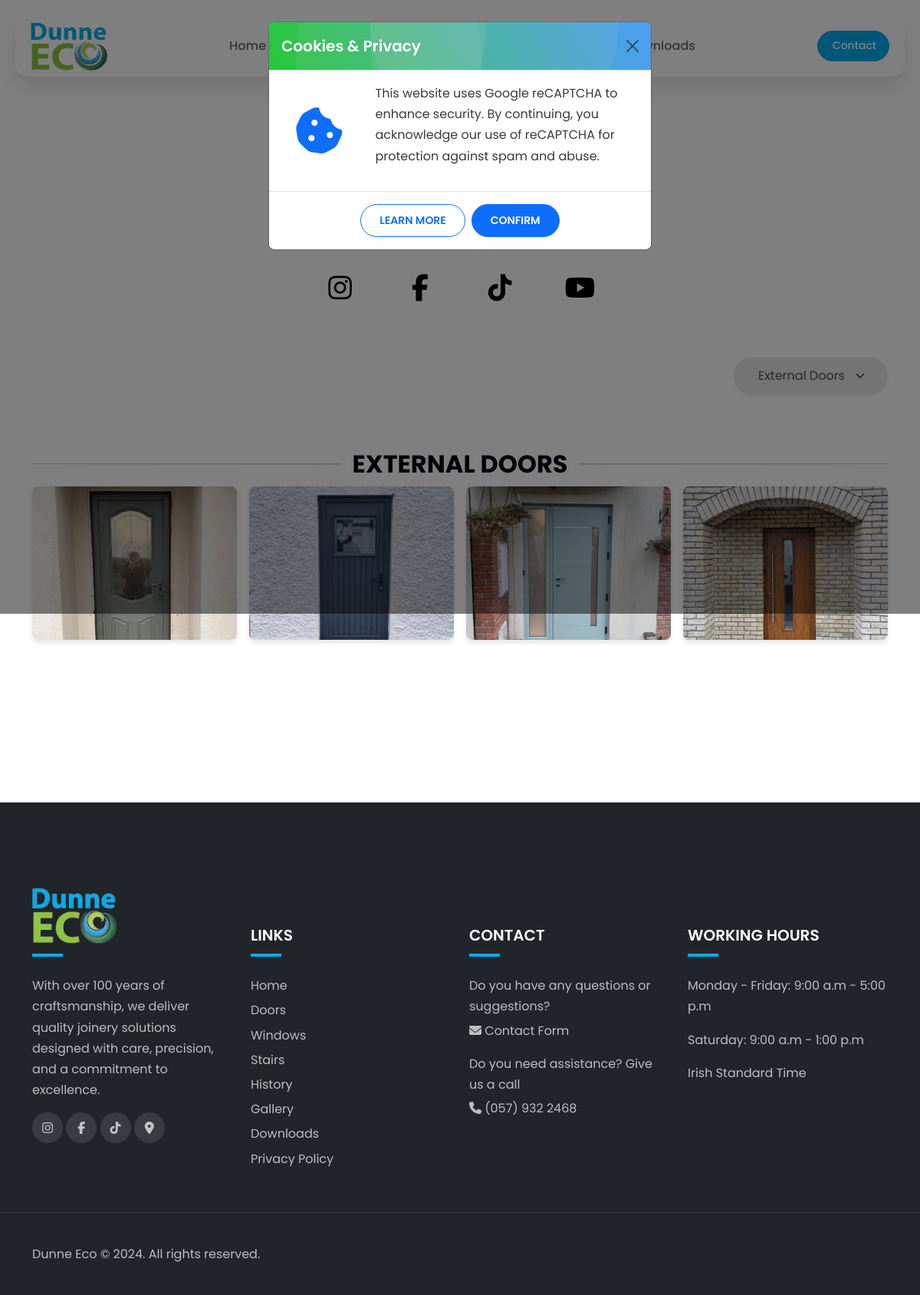
The page /gallery?category=external-doors on the database its author committed.
### gallery/models.py (models this page shows, shortened)
class Category(models.Model):
    name = models.CharField(max_length=254, unique=True)
    slug = models.SlugField(max_length=254, unique=True, editable=False)
    class Meta:
        verbose_name_plural = 'Categories'

class Image(models.Model):
    category = models.ForeignKey(
        Category,
        on_delete=models.CASCADE, null=False,
        blank=False, related_name="images"
    )
    image = models.ImageField(upload_to="gallery/", null=False, blank=False)
    title = models.CharField(max_length=254, blank=True)
    uploaded_at = models.DateTimeField(auto_now_add=True)
    class Meta:
        ordering = ['-uploaded_at']

### gallery/views.py (the view)
# urls.py: path('gallery', include('gallery.urls')),
def gallery(request):
    categories = Category.objects.all()
    selected_category = request.GET.get('category')
    images = Image.objects.all()
    if selected_category:
        images = images.filter(category__slug=selected_category)
    context = {
        'categories': categories,
        'selected_category': selected_category,
        'images': images,
    }
    return render(request, 'gallery/gallery.html', context)

### gallery/templates/gallery/gallery.html (shortened to what this page needs)
{% extends "base.html" %}
{% block gallery_active %}active{% endblock %}
{% load static %}
{% block extra_css %}
<link rel="stylesheet" href="{% static 'gallery/css/gallery.css' %}">
{% endblock %}
{% block content %}
<section class="section-padding my-4 mx-auto px-3">
    <div class="container">
        <div class="row">
            <div class="col-12 text-center" data-aos="fade-down" data-aos-delay="50">
                <div class="section-title">
                    <h1 class="display-4 fw-semibold">Our Work</h1>
                    <p>Head over to our socials to get a more in depth view of our most recent projects!</p>
                    <div class="gallery-social-icons">
                        <a href="https://www.instagram.com/dunneeco/" target="_blank"><i class="fa-brands fa-instagram"></i></a>
                        <a href="https://www.facebook.com/dunneeco/" target="_blank"><i class="fa-brands fa-facebook-f"></i></a>
                        <a href="https://www.tiktok.com/@dunneeco" target="_blank"><i class="fa-brands fa-tiktok"></i></a>
                        <a href="https://www.youtube.com/@dunneeco" target="_blank"><i class="fa-brands fa-youtube"></i></a>
                    </div>
                </div>
            </div>
            <div class="sort-selector mb-4">
                <form method="get">
                    <div class="px-3 py-1 rounded-pill flex-grow-0 flex-md-grow-0 d-flex align-items-center shadow-sm"
                         style="min-height: 46px; min-width: 200px; background-color: #E8E8E8;">
                        <select
                            name="category"
                            class="form-select border-0 bg-transparent shadow-none"
                            onchange="this.form.submit()"
                            style="padding-right: 2.5rem;"
                        >
                            {% for category in categories %}
                                <option value="{{ category.slug }}" {% if category.slug == selected_category %}selected{% endif %}>
                                    {{ category.name }}
                                </option>
                            {% endfor %}
                        </select>
                    </div>
                </form>
            </div>
        </div>
        {% for category in categories %}
        {% if not selected_category or category.slug == selected_category %}
        <div class="row" data-aos="fade-down" data-aos-delay="150">
            <div class="category-section my-5">
                <div class="gallery-category-heading-wrapper">
                    <hr class="category-hr-left">
                    <h2 class="gallery-category-heading" id="{{ category.slug }}">{{ category.name }}</h2>
                    <hr class="category-hr-right">
                </div>
                <div class="gallery-grid">
                    {% for image in category.images.all %}
                    <div class="gallery-image-wrapper">
                        <a href="{{ image.image.url }}" data-fancybox="gallery" data-caption="{{ image.title }}">
                            <div class="gallery-image-container">
                                <img src="{{ image.image.url }}" alt="{{ image.title|default:'Gallery Image' }}" class="gallery-image">
                            </div>
                        </a>
                    </div>
                    {% empty %}
                    <p class="no-images">No images available for this category.</p>
                    {% endfor %}
                </div>
            </div>
        </div>
        {% endif %}
        {% empty %}
        <p>No categories available yet.</p>
        {% endfor %}
    </div>
</section>
{% endblock %}

### static/css/base.css (style rules this page uses)
:root { --text: #3A3A3A; --background: #FFF; --primary: #00adef; --primary-rgb: 0, 173, 239; --secondary: #3A87C7; --accent: #04E824; --font-base: 'Poppins', sans-serif; --box-shadow: 0px 15px 25px rgba(0,0,0,0.1); --transition: all 0.5s ease; }
* { margin: 0; padding: 0; }
body { font-family: var(--font-base); line-height: 1.7; background-color: var(--background); color: var(--text); }
h1, h2, h3, h4, h5, h6, .h1, .h2, .h3, .h4, .h5, .h6 { font-weight: 600; color: #050315; }
a { text-decoration: none; }
img { max-width: 100%; height: auto; }
.section-padding { padding-top: 140px; padding-bottom: 140px; }
.section-title { margin-bottom: 60px; }
.section-title p { max-width: 500px; margin-left: auto; margin-right: auto; }

### gallery/static/gallery/css/gallery.css (style rules this page uses)
.gallery-grid { display: grid; grid-template-columns: repeat(auto-fit, minmax(250px, 1fr)); gap: 16px; }
.gallery-category-heading-wrapper { display: flex; align-items: center; justify-content: center; gap: 15px; margin-bottom: 10px; }
.gallery-category-heading { margin-bottom: 0; font-weight: bold; text-transform: uppercase; }
.category-hr-left, .category-hr-right { flex-grow: 1; height: 2px; }
.category-hr-right { background: linear-gradient(to left, rgba(0, 0, 0, 0), rgba(0, 0, 0, 0.5)); }
.category-hr-left { background: linear-gradient(to right, rgba(0, 0, 0, 0), rgba(0, 0, 0, 0.5)); }
.gallery-image-wrapper { text-align: center; }
.gallery-image-container { position: relative; width: 100%; aspect-ratio: 4 / 3; overflow: hidden; border-radius: 8px; box-shadow: 0 4px 6px rgba(0, 0, 0, 0.1); display: flex; align-items: center; justify-content: center; }
.gallery-image { width: 100%; height: 100%; object-fit: cover; transition: transform 0.3s ease; }
.gallery-social-icons a { font-size: 35px; width: 60px; height: 60px; display: inline-flex; align-items: center; justify-content: center; margin: 0 20px; color: #000; background-color: rgba(255, 255, 255, 0.1); transition: var(--transition); }
.sort-selector { display: flex; justify-content: flex-end; margin-bottom: 1rem; }
.sort-selector select { width: auto; padding: 0.5rem 1rem; border: 1px solid #ced4da; border-radius: 5px; background-color: white; font-size: 1rem; color: #495057; }

### rows shown on the page
Category: name "EXTERNAL DOORS"
Image: image (picture)
Image: image (picture)
Image: image (picture)
Image: image (picture)

### other values the page prints
form field category "External Doors"
